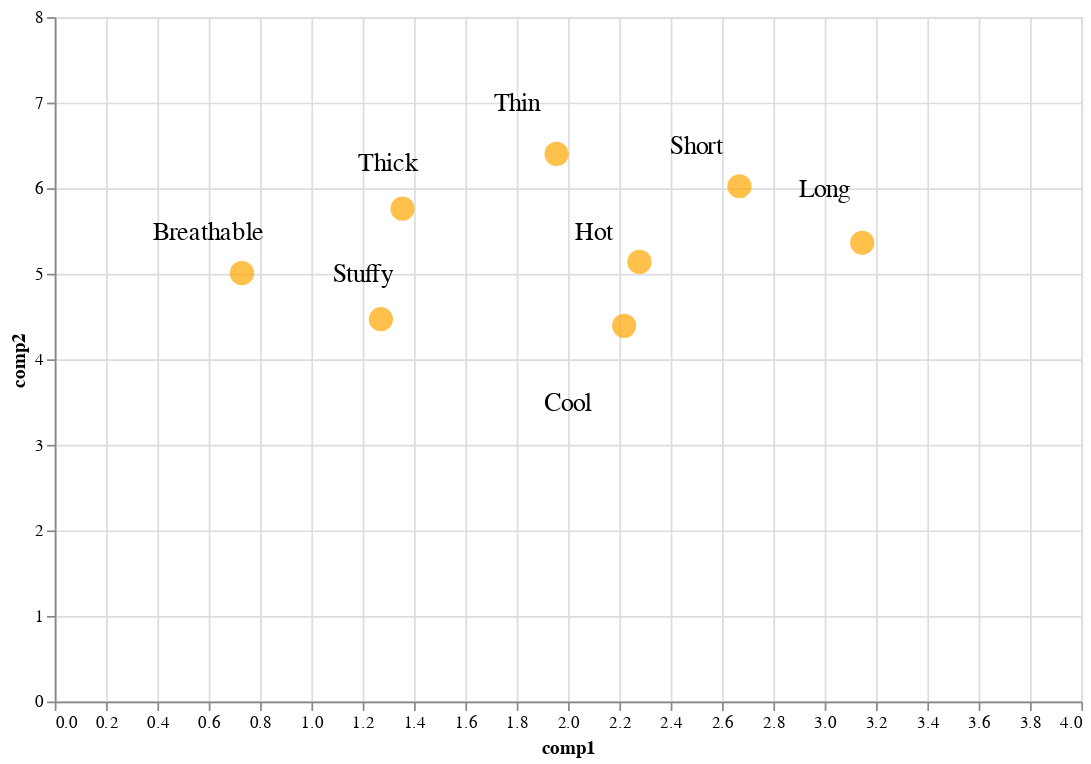

Here is the notebook cell this chart was saved with:
### Code cell
scatter_plot = alt.Chart(data=df_adj).mark_circle(size=200, color='orange').encode(
        x=alt.X('comp1:Q').scale(domain=(0,4)),
        y=alt.Y('comp2:Q').scale(domain=(0,8)),
        tooltip=[
            'adjective:N'
            ]
)

ann_plot = alt.Chart(data=df_ann).mark_text(fontSize=15).encode(
    x=alt.X('comp1:Q'),
    y=alt.Y('comp2:Q'),
    text=alt.Text('adjective:N')
)

(scatter_plot + ann_plot).properties(
    width=600,
    height=400
).interactive()

### Figure 1 — Vega-Lite specification as saved in the notebook (floating-point values rounded to 4 significant figures)
{"config": {"view": {"continuousWidth": 300, "continuousHeight": 300}}, "layer": [{"data": {"name": "data-4ab2cd03425d9846628bef8b36716a1a"}, "mark": {"type": "circle", "color": "orange", "size": 200}, "encoding": {"tooltip": [{"field": "adjective", "type": "nominal"}], "x": {"field": "comp1", "scale": {"domain": [0, 4]}, "type": "quantitative"}, "y": {"field": "comp2", "scale": {"domain": [0, 8]}, "type": "quantitative"}}, "name": "view_1"}, {"data": {"name": "data-e30d79e626132c57a77f8ecb6ad6e9fd"}, "mark": {"type": "text", "fontSize": 15}, "encoding": {"text": {"field": "adjective", "type": "nominal"}, "x": {"field": "comp1", "type": "quantitative"}, "y": {"field": "comp2", "type": "quantitative"}}}], "height": 400, "params": [{"name": "param_1", "select": {"type": "interval", "encodings": ["x", "y"]}, "bind": "scales", "views": ["view_1"]}], "width": 600, "$schema": "https://vega.github.io/schema/vega-lite/v5.8.0.json", "datasets": {"data-4ab2cd03425d9846628bef8b36716a1a": [{"adjective": "Long", "embedding": "[ 0.00482557  0.00279194  0.01654482 ... -0.00607678  0.00453604\n -0.0200606 ]", "comp1": 3.146, "comp2": 5.362}, {"adjective": "Short", "embedding": "[-0.01411955  0.0094502   0.00968715 ... -0.00701447  0.00479479\n -0.021479  ]", "comp1": 2.668, "comp2": 6.023}, {"adjective": "Thin", "embedding": "[-0.01202952 -0.00520245  0.00586707 ... -0.01521228 -0.01871258\n -0.0251815 ]", "comp1": 1.955, "comp2": 6.4}, {"adjective": "Thick", "embedding": "[-0.01514798 -0.00882289 -0.0086416  ... -0.01624917 -0.03115543\n -0.01469139]", "comp1": 1.355, "comp2": 5.76}, {"adjective": "Breathable", "embedding": "[-0.01036034  0.01275674 -0.01147647 ... -0.00705133 -0.0043759\n -0.00829878]", "comp1": 0.7292, "comp2": 5.007}, {"adjective": "Stuffy", "embedding": "[-0.00424483 -0.01055581 -0.00810779 ...  0.00351519 -0.01150365\n -0.02393468]", "comp1": 1.271, "comp2": 4.469}, {"adjective": "Cool", "embedding": "[-0.00975283 -0.005435    0.0154607  ... -0.01165331 -0.02215092\n -0.02956024]", "comp1": 2.218, "comp2": 4.391}, {"adjective": "Hot", "embedding": "[-0.02834044 -0.00464874 -0.0106001  ...  0.00238468 -0.02136561\n -0.03134541]", "comp1": 2.278, "comp2": 5.139}], "data-e30d79e626132c57a77f8ecb6ad6e9fd": [{"comp1": 0.6, "comp2": 5.5, "adjective": "Breathable"}, {"comp1": 1.2, "comp2": 5.0, "adjective": "Stuffy"}, {"comp1": 1.3, "comp2": 6.3, "adjective": "Thick"}, {"comp1": 1.8, "comp2": 7.0, "adjective": "Thin"}, {"comp1": 2.0, "comp2": 3.5, "adjective": "Cool"}, {"comp1": 2.1, "comp2": 5.5, "adjective": "Hot"}, {"comp1": 2.5, "comp2": 6.5, "adjective": "Short"}, {"comp1": 3.0, "comp2": 6.0, "adjective": "Long"}]}}
